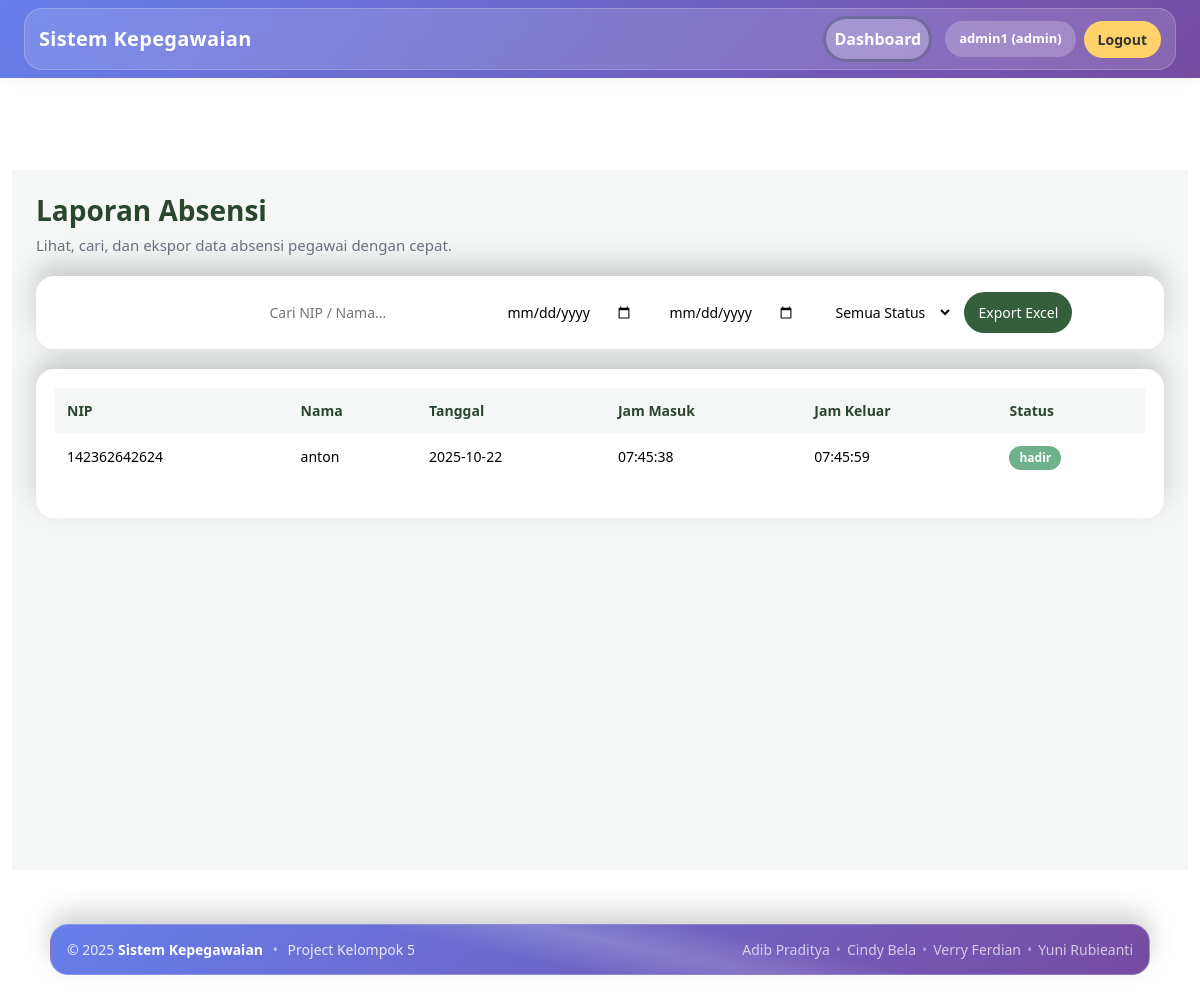
/pages/absensi/laporan.php (signed in), run on the app's committed database.
### tables this page shows
CREATE TABLE `absensi` (
  `id` int(11) NOT NULL,
  `pegawai_id` int(11) NOT NULL,
  `tanggal` date NOT NULL,
  `jam_masuk` time DEFAULT NULL,
  `jam_keluar` time DEFAULT NULL,
  `status` enum('hadir','izin','sakit','alpha') DEFAULT 'hadir'
);

CREATE TABLE `pegawai` (
  `id` int(11) NOT NULL,
  `user_id` int(11) NOT NULL,
  `nip` varchar(20) NOT NULL,
  `nama` varchar(100) NOT NULL,
  `jabatan_id` int(11) DEFAULT NULL,
  `unit_id` int(11) DEFAULT NULL,
  `alamat` text DEFAULT NULL,
  `telp` varchar(20) DEFAULT NULL,
  `email` varchar(100) DEFAULT NULL,
  `foto` varchar(255) DEFAULT NULL,
  `tanggal_masuk` date DEFAULT NULL
);

### pages/absensi/laporan.php (the view, shortened to what this page needs)
<?php
require_once __DIR__ . '/../../config/config.php';
$page_title = "Laporan Absensi";
include __DIR__ . '/../../includes/header.php';
?>
<div class="page">
  <h2><?= htmlspecialchars($page_title) ?></h2>
  <p class="sub">Lihat, cari, dan ekspor data absensi pegawai dengan cepat.</p>
  <div class="actionbar">
    <a class="pill" href="../dashboard_admin.php">← Kembali ke Dashboard</a>
    <input id="qSearch" class="input" type="search" placeholder="Cari NIP / Nama...">
    <input id="dateFrom" class="input" type="date" title="Dari tanggal">
    <input id="dateTo" class="input" type="date" title="Sampai tanggal">
    <select id="fStatus" class="input">
      <option value="">Semua Status</option>
    </select>
    <a class="pill primary" href="../laporan/export.php?type=absensi">Export Excel</a>
  </div>
  <?php
  $sql = "SELECT a.id, p.nip, p.nama, a.tanggal, a.jam_masuk, a.jam_keluar, a.status
          FROM absensi a
          LEFT JOIN pegawai p ON a.pegawai_id = p.id
          ORDER BY a.tanggal DESC, a.jam_masuk DESC";
  $result = $conn->query($sql);
  $query_error = $result === false ? $conn->error : null;
  $rows = [];
  if (!$query_error && $result) {
      $rows = $result->fetch_all(MYSQLI_ASSOC);
  }
  ?>
  <div class="card">
    <div class="table-wrap">
      <table class="table" id="tblAbsensi">
        <thead>
          <tr>
            <th>NIP</th>
            <th>Nama</th>
            <th>Tanggal</th>
            <th>Jam Masuk</th>
            <th>Jam Keluar</th>
            <th>Status</th>
          </tr>
        </thead>
        <tbody id="tbBody">
          <?php if (!$query_error && count($rows)): ?>
            <?php foreach ($rows as $r): ?>
              <tr>
                <td><?= htmlspecialchars($r['nip'] ?? '-') ?></td>
                <td><?= htmlspecialchars($r['nama'] ?? '-') ?></td>
                <td><?= htmlspecialchars($r['tanggal'] ?? '-') ?></td>
                <td><?= htmlspecialchars($r['jam_masuk'] ?? '-') ?></td>
                <td><?= htmlspecialchars($r['jam_keluar'] ?? '-') ?></td>
                <td><span class="badge"><?= htmlspecialchars($r['status'] ?? '-') ?></span></td>
              </tr>
            <?php endforeach; ?>
          <?php else: ?>
            <tr><td colspan="6" style="text-align:center;color:var(--sub)">Tidak ada data absensi.</td></tr>
          <?php endif; ?>
        </tbody>
      </table>
    </div>
  </div>
</div>
<?php include __DIR__ . '/../../includes/footer.php'; ?>

### includes/header.php (style rules this page uses)
:root { --grad-a:#667eea; --grad-b:#764ba2; --glass: rgba(255,255,255,0.14); --stroke: rgba(255,255,255,0.22); --text:#ffffff; --text-soft: rgba(255,255,255,0.88); --muted: rgba(255,255,255,0.70); --btn:#ffd369; --btn-hover:#ffbf00; --ring: rgba(255,211,105,.45); --shadow: 0 12px 30px rgba(0,0,0,.25); --radius: 18px; }
* { box-sizing:border-box; }
body { font-family:"Segoe UI",Inter,Arial,sans-serif; padding-top:80px; }
a { text-decoration:none !important; }

### pages/absensi/laporan.php (style rules this page uses)
:root { --hunter:#355E3B; --hunter-dark:#2a462f; --accent:#6FB18A; --bg:#F4F7F5; --surface:#FFFFFF; --text:#1F2937; --sub:#6B7280; --muted:#E5E7EB; --ring:rgba(53,94,59,.25); --shadow:0 8px 24px rgba(0,0,0,.08); --radius:14px; }
.page { max-width:1200px; margin:90px auto 40px; padding:24px; color:var(--text); background:var(--bg); min-height:calc(100vh - 100px); }
.page h2 { font-size:28px; font-weight:800; color:var(--hunter-dark); margin-bottom:6px; }
.page p.sub { color:var(--sub); font-size:15px; margin-bottom:20px; }
.actionbar { display:flex; flex-wrap:wrap; gap:10px; align-items:center; background:var(--surface); border:1px solid var(--muted); border-radius:var(--radius); padding:14px; box-shadow:var(--shadow); position:sticky; top:80px; z-index:10; }
.pill { border:1px solid var(--muted); border-radius:999px; background:var(--surface); color:var(--text); padding:10px 14px; text-decoration:none; font-size:14px; font-weight:500; display:inline-flex; align-items:center; gap:8px; transition:.2s; }
.pill.primary { background:var(--hunter); color:#fff; border:none; }
.input { border:1px solid var(--muted); border-radius:10px; background:var(--surface); padding:9px 12px; font-size:14px; outline:none; }
.card { margin-top:20px; background:var(--surface); border:1px solid var(--muted); border-radius:var(--radius); padding:18px; box-shadow:var(--shadow); }
.table-wrap { overflow:auto }
.table { width:100%; border-collapse:collapse; min-width:800px; }
.table th, .table td { text-align:left; padding:12px; font-size:14px; border-bottom:1px solid var(--muted); }
.table th { background:var(--bg); color:var(--hunter-dark); font-weight:700; }
.badge { padding:6px 10px; border-radius:999px; font-size:12px; background:var(--accent); color:#fff; }

### includes/footer.php (style rules this page uses)
:root { --grad-a:#667eea; --grad-b:#764ba2; --glass: rgba(255,255,255,0.14); --stroke: rgba(255,255,255,0.22); --text:#ffffff; --text-soft: rgba(255,255,255,0.85); --muted: rgba(255,255,255,0.70); --shadow: 0 -12px 26px rgba(0,0,0,0.18); --radius: 18px; }

### data on the page
absensi: pegawai.nip "142362642624", pegawai.nama "anton", tanggal "2025-10-22", jam_masuk "07:45:38", jam_keluar "07:45:59", status "hadir"

### other printed values
$username "admin1"
$role "admin"
$page_title "Laporan Absensi"
